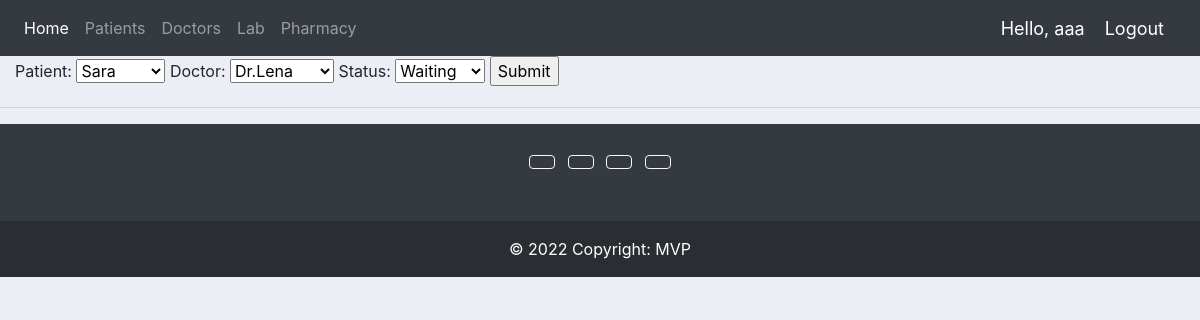
The page /update_appointments/9/ (signed in) on the database as committed earlier.
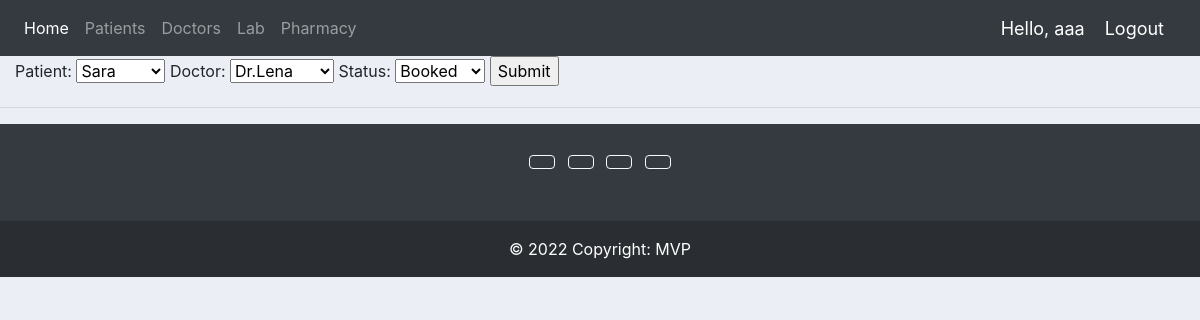
The same page on the database as committed later.
### accounts/models.py (models this page shows, shortened)
class Appointment(models.Model):
    STATUS = (
        ('Booked', 'Booked'),
        ('Available', 'Available'),
        ('Waiting', 'Waiting')
    )
    patient = models.ForeignKey(Patient, null=True, on_delete=models.SET_NULL)
    doctor = models.ForeignKey(Doctor, null=True, on_delete=models.SET_NULL)
    date_created = models.DateTimeField(auto_now_add=True, null=True)
    status = models.CharField(max_length=200, null=True, choices=STATUS)

### accounts/decorators.py (the view)
        def wrapper_func(request, *args, **kwargs):
            group = None
            if request.user.groups.exists():
                group = request.user.groups.all()[0].name
            if group in allowed_roles:
                return view_func(request, *args, **kwargs)
            else:
                return HttpResponse('You are not authorized to view this page')

### accounts/forms.py
class AppointmentForm (ModelForm):
    class Meta :
        model= Appointment
        fields='__all__'

### accounts/models.py (called while the page is built)
    def __str__(self):
        return self.name

    def __str__(self):
        return self.name

### accounts/views.py (called while the page is built)
@login_required(login_url='login')
@allowed_users(allowed_roles=['admin'])
def updateAppointment(request, pk):
    appointment = Appointment.objects.get(id=pk)
    form = AppointmentForm(instance=appointment)
    if request.method == 'POST':
        form = AppointmentForm(request.POST, instance=appointment)
        if form.is_valid():
            form.save()
            return redirect('/')
    context = {'form': form}
    return render(request, 'accounts/appointment_form.html', context)

### accounts/templates/accounts/appointment_form.html (shortened to what this page needs)
{% extends 'accounts/main.html' %}
{% load static %}
{% block content %}
<form action="" method="POST">
    {{ form }}
    <input type="submit" name="Submit">
</form>
{% endblock %}

Rows that differ between the two databases and show on the page:
changed Appointment "Sara": status "Waiting" → "Booked"
